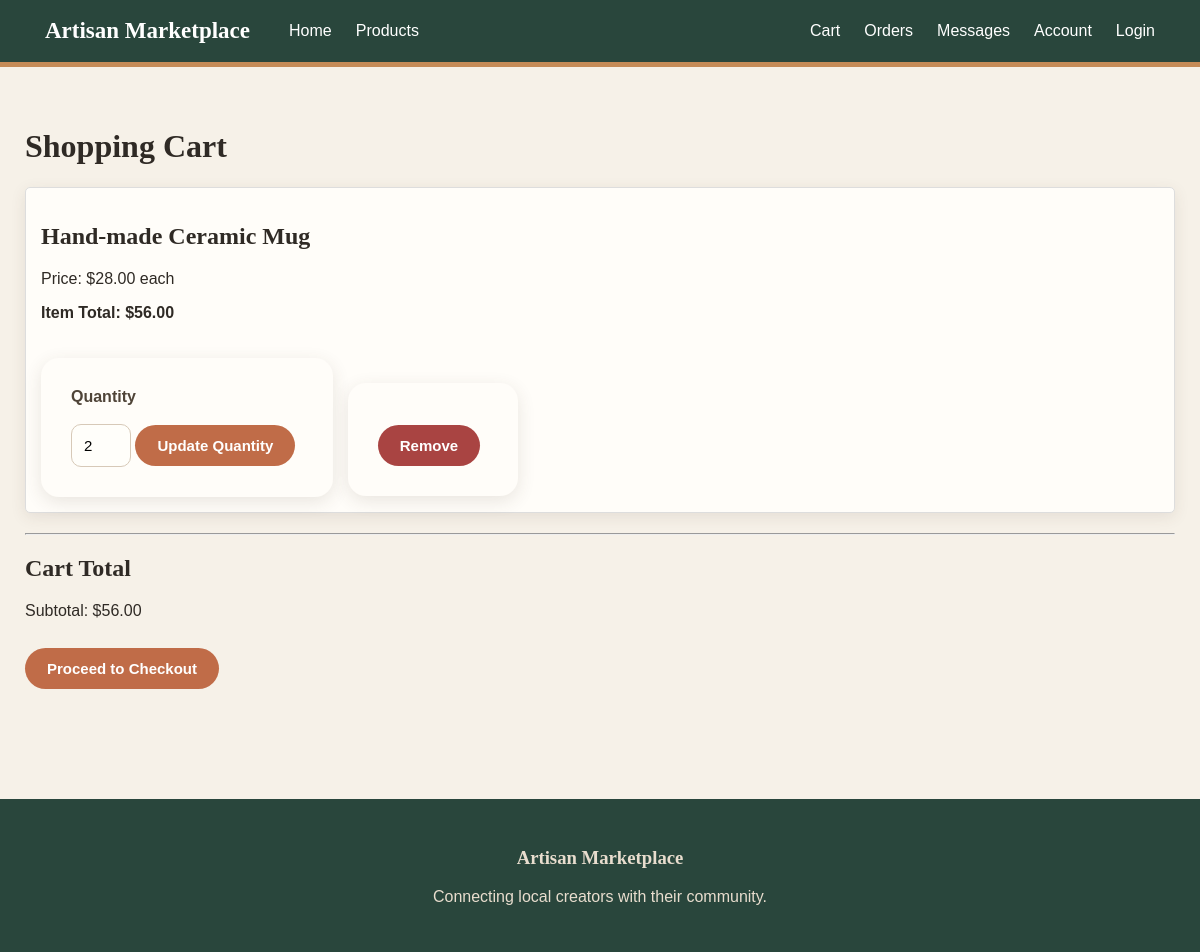
The page /cart on the database its author committed.
### tables this page shows
CREATE TABLE cart_items (
                cart_item_id INTEGER PRIMARY KEY AUTOINCREMENT,
                user_id INTEGER NOT NULL,
                product_id INTEGER NOT NULL,
                quantity INTEGER NOT NULL DEFAULT 1,
                UNIQUE(user_id, product_id)
            );

CREATE TABLE products (
            product_id INTEGER PRIMARY KEY AUTOINCREMENT,
            seller_id INTEGER NOT NULL,
            title TEXT NOT NULL,
            description TEXT,
            price REAL NOT NULL,
            stock_quantity INTEGER NOT NULL,
            created_at TIMESTAMP DEFAULT CURRENT_TIMESTAMP
        );

### app.py (the view)
@app.route("/cart")
def cart():
    user_id = session.get('user_id', 1)
    items = get_cart_items(user_id)
    total = sum(item['price'] * item['quantity'] for item in items)
    return render_template("cart.html", cart_items=items, total=total)

### database.py (called while the page is built)
def get_cart_items(user_id):
    conn = sqlite3.connect(DB_PATH)
    cursor = conn.cursor()
    cursor.execute('''
        SELECT c.cart_item_id, p.product_id, p.title, p.price, c.quantity, p.stock_quantity
        FROM cart_items c
        JOIN products p ON c.product_id = p.product_id
        WHERE c.user_id = ?
    ''', (user_id,))
    rows = cursor.fetchall()
    conn.close()
    return [
        {
            "cart_item_id": r[0],
            "product_id": r[1],
            "title": r[2],
            "price": r[3],
            "quantity": r[4],
            "stock_quantity": r[5]
        }
        for r in rows
    ]

### templates/cart.html (shortened to what this page needs)
{% extends "base.html" %}
{% block content %}
<h1>Shopping Cart</h1>
{% if cart_items %}
    {% for item in cart_items %}
    <div class="cart-item" style="margin-bottom: 20px; padding: 15px; border: 1px solid #ddd; border-radius: 5px;">
        <h2>{{ item.title }}</h2>
        <p>
            Price: ${{ "%.2f"|format(item.price) }} each
        </p>
        <p>
            <strong>Item Total: ${{ "%.2f"|format(item.price * item.quantity) }}</strong>
        </p>
        <form action="{{ url_for('cart_update', cart_item_id=item.cart_item_id) }}" method="POST" style="display: inline-block; margin-right: 10px;">
            <label for="quantity-{{ item.cart_item_id }}">Quantity</label>
            <input
                type="number"
                id="quantity-{{ item.cart_item_id }}"
                name="quantity"
                value="{{ item.quantity }}"
                min="0"
                max="{{ item.stock_quantity }}"
                style="width: 60px;"
            >
            <button type="submit">Update Quantity</button>
        </form>
        <form action="{{ url_for('cart_remove', cart_item_id=item.cart_item_id) }}" method="POST" style="display: inline-block;">
            <button type="submit" style="background-color: #a94442; color: white;">Remove</button>
        </form>
    </div>
    {% endfor %}
    <hr>
    <h2>Cart Total</h2>
    <p>
        Subtotal: ${{ "%.2f"|format(total) }}
    </p>
    <a href="/checkout">
        <button>
            Proceed to Checkout
        </button>
    </a>
{% else %}
    <p>Your shopping cart is empty.</p>
    <br>
    <a href="/products">
        <button>Browse Products</button>
    </a>
{% endif %}
{% endblock %}

### static/style.css (style rules this page uses)
* { box-sizing: border-box; }
body { margin: 0; font-family: "Trebuchet MS", Arial, sans-serif; background-color: #f6f1e8; color: #2f2a25; }
h1, h2, h3 { font-family: Georgia, "Times New Roman", serif; }
a { text-decoration: none; color: inherit; }
button { background-color: #c06c48; color: white; border: none; border-radius: 25px; padding: 12px 22px; font-size: 15px; font-weight: bold; cursor: pointer; margin-top: 12px; margin-right: 8px; transition: 0.2s; }
form { background-color: #fffdf9; padding: 30px; border-radius: 18px; max-width: 520px; box-shadow: 0 5px 18px rgba(77, 61, 45, 0.12); margin-top: 20px; }
label { display: block; margin-bottom: 7px; font-weight: bold; color: #4f4438; }
input, select, textarea { width: 100%; padding: 12px; border: 1px solid #d7c9b8; border-radius: 10px; background-color: #fffefa; font-size: 15px; }
.account-card, .seller-section, .order-card, .cart-item, .message-area, .conversation-list { background-color: #fffdf9; padding: 25px; margin-bottom: 25px; border-radius: 18px; box-shadow: 0 4px 15px rgba(77, 61, 45, 0.1); }

### rows shown on the page
cart_items: title "Hand-made Ceramic Mug", quantity "2"
products: price "28.00", item.price*item.quantity "56.00"

### other values the page prints
{{ "%.2f"|format(total) }} "56.00"
